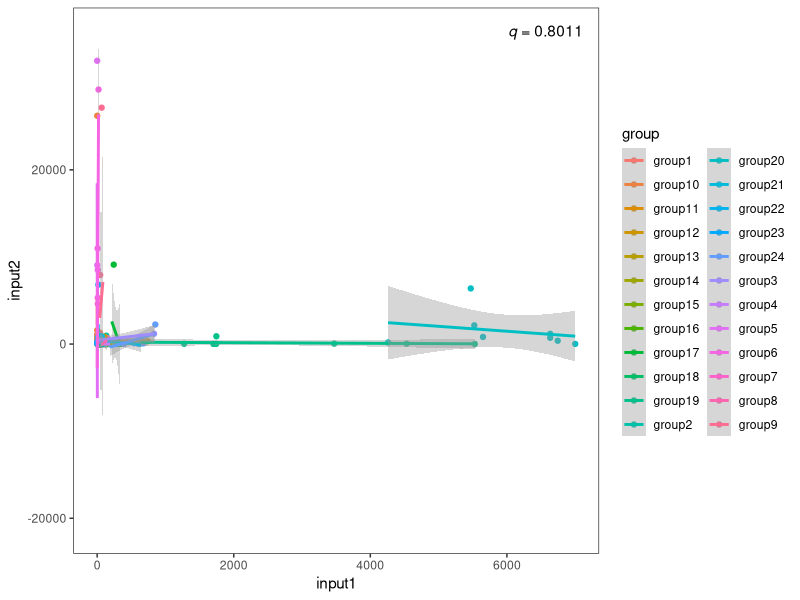
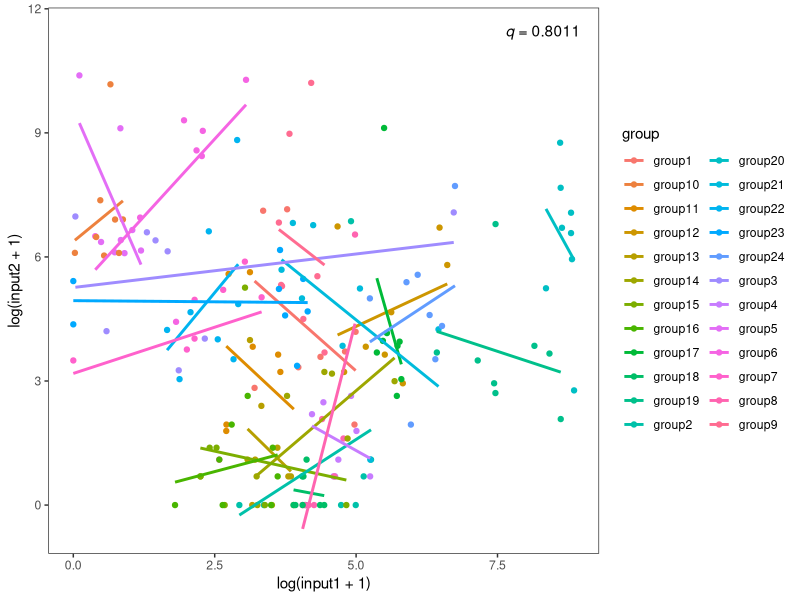
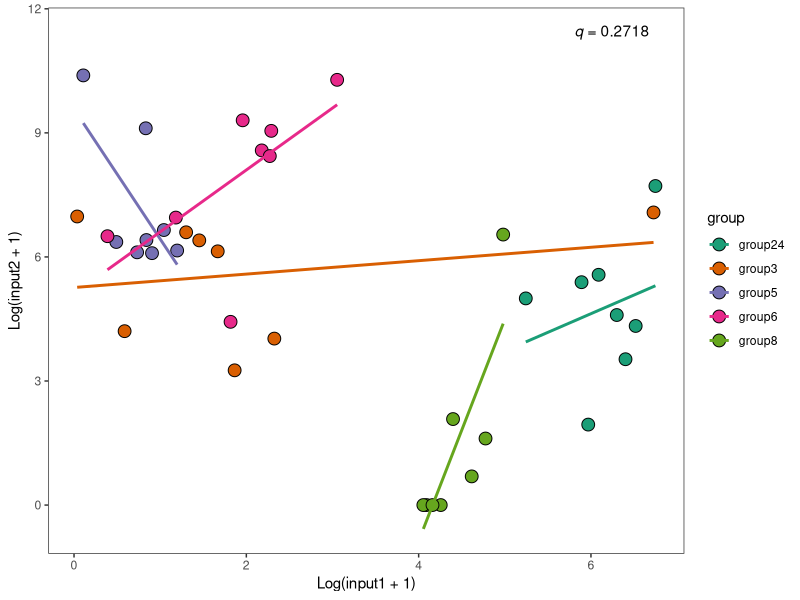
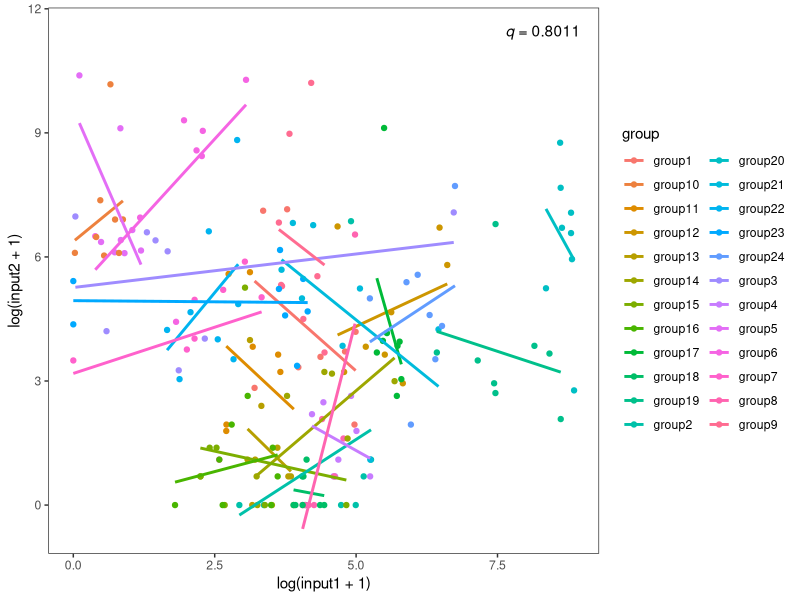
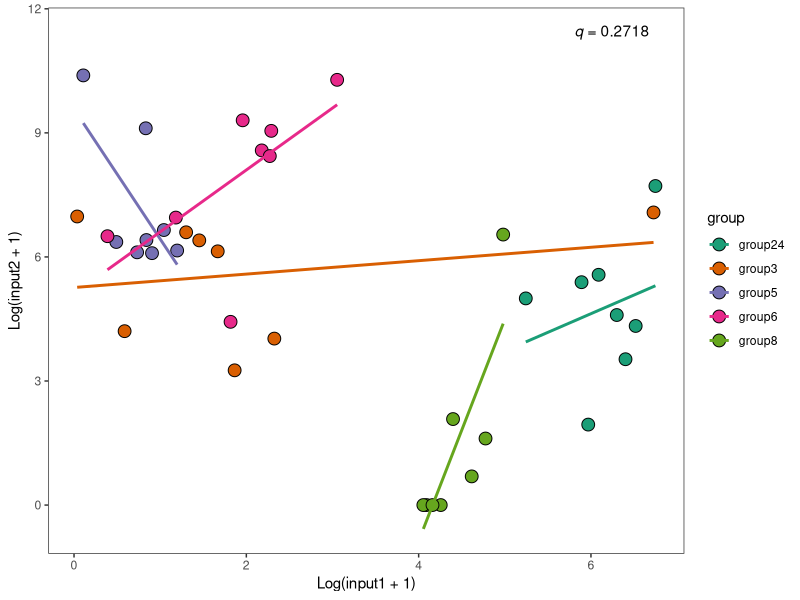

Reproduce these figures in R, in order.
## ---- chunk 1
knitr::opts_chunk$set(echo = TRUE)
## ---- chunk 2
options("repos"= c(CRAN="https://mirrors.tuna.tsinghua.edu.cn/CRAN/"))
options(BioC_mirror="http://mirrors.ustc.edu.cn/bioc/")

## ---- chunk 3
library(tidyverse)
library(ggplot2)
Sys.setenv(LANGUAGE = "en") #显示英文报错信息
options(stringsAsFactors = FALSE) #禁止chr转成factor
## ---- chunk 4
input1 <- read.table("easy_input1.txt",head=T)
input1[1:3, 1:3]
input2 <- read.table("easy_input2.txt",head=T)
input2[1:3, 1:3]
## ---- chunk 5
cor.value <- rep(1, nrow(input1))
p.value <- rep(1, nrow(input1))
fdr <- rep(1, nrow(input1))

# 通过循环每一行计算相关系数和pvalue
for (i in 1:nrow(input1)){
    input1.value <- input1[i,-1] %>% as.numeric()
    input2.value <- input2[i,-1] %>% as.numeric() 
    cor.value[i] <- cor.test(input1.value,input2.value)$estimate
    p.value[i] <- cor.test(input1.value,input2.value)$p.value
    }

# 校正pvalue
fdr <- p.adjust(p.value, method="fdr") 

cor_result <- data.frame(
    group=input1$group,
    cor=cor.value,
    p.value=p.value,
    fdr=fdr
    )
head(cor_result)

# 把相关性分析结果输出到文件
write.csv(cor_result, "cor_output.csv", quote = F, row.names = F)
## ---- chunk 6
# 行变列
input1_long <- input1 %>% pivot_longer(-"group",names_to="Time",values_to="input1")
input2_long <- input2 %>% pivot_longer(-"group",names_to="Time",values_to="input2")
data <- inner_join(input1_long,input2_long)
head(data)

# 计算总体的fdr(q)
cor.value <- cor.test(data$input1,data$input2)$estimate
p.value <- cor.test(data$input1,data$input2)$p.value
fdr <- p.adjust(p.value, method="fdr") 
fdr

# 把fdr写成图中展示的格式
eq <- substitute(~~italic(q)~"="~r, list(r = format(round(fdr, 4),nsmall= 4)))
q <- as.character(as.expression(eq))
## ---- chunk 7
# 把q值写在图上的位置，需根据你自己的数据灵活调整
x <- max(data$input1)*(0.93)
y <- max(data$input2)*(1.1)

ggplot(data) +
  geom_point(aes(input1,input2,color=group)) +
  geom_smooth(aes(input1,input2,color=group,group=group), method='lm') +
  theme_bw() + 
  theme(panel.grid = element_blank()) + #去除网格线
  annotate("text", x = x, y = y, label = q, parse = TRUE)
## ---- chunk 8
# 把q值写在图上的位置，需根据你自己的数据灵活调整
x <- log(max(data$input1))*(0.93)
y <- log(max(data$input2))*(1.1)

ggplot(data) +
  geom_point(aes(log(input1+1),log(input2+1),color=group)) +
  geom_smooth(aes(log(input1+1),log(input2+1),color=group,group=group),method='lm',se=F) +
  theme_bw() +
  theme(panel.grid = element_blank()) + #去除网格线
  annotate("text", x = x, y = y, label = q, parse = TRUE)

ggsave("multiCorrelation_all.pdf", width = 8, height = 6)
## ---- chunk 9
cor_top5 <- cor_result %>% arrange(fdr) %>% head(n=5) 
group_top5 <- cor_top5[,1] %>% as.character()
data_top5 <- data[data$group %in% group_top5,]
head(data_top5)
# 把top5 groups输出到文件
write.csv(data_top5, "top5_group.csv", quote = F, row.names = F)

# 计算Top5总体的fdr(q)
cor.value <- cor.test(data_top5$input1,data_top5$input2)$estimate
p.value <- cor.test(data_top5$input1,data_top5$input2)$p.value
fdr <- p.adjust(p.value, method="fdr") 
fdr

# 把fdr写成图中展示的格式
eq <- substitute(~~italic(q)~"="~r, list(r = format(round(fdr, 4),nsmall= 4)))
q <- as.character(as.expression(eq))

# 把q值写在图上的位置，需根据你自己的数据灵活调整
x <- log(max(data$input1))*(0.7)
y <- log(max(data$input2))*(1.1)

ggplot(data_top5) +
    geom_point(aes(log(input1+1),log(input2+1),fill=group),shape=21,size=4) +
    geom_smooth(aes(log(input1+1),log(input2+1),color=group,group=group),
                se=F, #如果想画出confidence interval就删掉这个参数
                method='lm') +
    scale_fill_brewer(palette="Dark2") + #点的配色
    scale_color_brewer(palette="Dark2") + #线的配色
    theme_bw() +
    theme(panel.grid = element_blank()) + #去除网格线
    labs(x="Log(input1 + 1)",y="Log(input2 + 1)") +
    annotate("text", x = x, y = y, label = q, parse = TRUE)

ggsave("multiCorrelation_top5.pdf", width = 8, height = 6)
## ---- chunk 10
sessionInfo()
